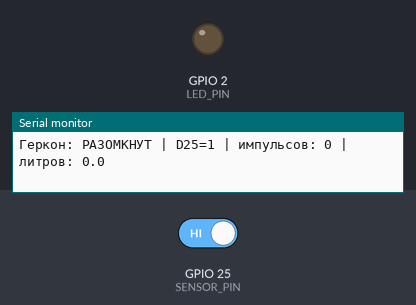
Simulated run of this sketch. Board: ESP32. Shown: output pins drawn as LEDs (lit = HIGH), the last lines printed to the serial monitor. The test bench sets the inputs (shaded band); at power-on: GPIO 25 (SENSOR_PIN) HIGH.

Above: at 1.2 s.
1.3 s: GPIO 25 (SENSOR_PIN) driven LOW
At 2.0 s:
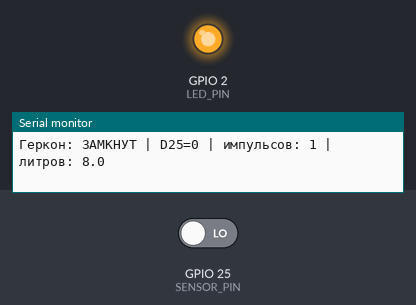
2.8 s: GPIO 25 (SENSOR_PIN) driven HIGH
At 3.2 s:
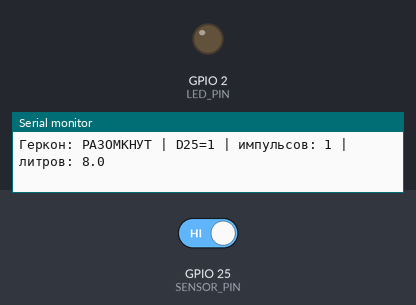
Timing chart, 0 to 5.8 s (numbered marks = the images above; inputs shaded):
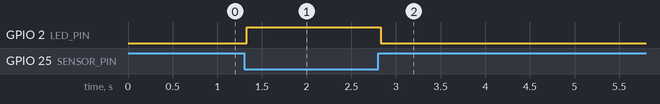

Measured:
- after the input at 1.3 s, GPIO 2 (LED_PIN): LOW → HIGH at once
- after the input at 2.8 s, GPIO 2 (LED_PIN): HIGH → LOW at once

The sketch:

water_meter_esp32_usb.ino
```cpp
#include <Arduino.h>

// Первый этап: только геркон, встроенный светодиод D2 и монитор порта USB.
constexpr int SENSOR_PIN = 25;  // На плате подписан D25.
constexpr int LED_PIN = 2;      // Встроенный индикатор D2, не индикатор PWR.
constexpr bool LED_ACTIVE_LOW = false;
constexpr unsigned long DEBOUNCE_MS = 30;
constexpr unsigned long STATUS_INTERVAL_MS = 2000;

bool candidateClosed = false;
bool stableClosed = false;
unsigned long changedAt = 0;
unsigned long lastStatusAt = 0;
uint32_t pulseCount = 0;

void updateLed() {
  const bool highLevel = LED_ACTIVE_LOW ? !stableClosed : stableClosed;
  digitalWrite(LED_PIN, highLevel ? HIGH : LOW);
}

void printStatus() {
  const double liters = (pulseCount / 2) * 10.0 + (pulseCount % 2) * 8.0;
  Serial.printf("Геркон: %s | D25=%d | импульсов: %lu | литров: %.1f\n",
                stableClosed ? "ЗАМКНУТ" : "РАЗОМКНУТ",
                stableClosed ? 0 : 1,
                static_cast<unsigned long>(pulseCount), liters);
  lastStatusAt = millis();
}

void setup() {
  pinMode(SENSOR_PIN, INPUT_PULLUP);
  pinMode(LED_PIN, OUTPUT);
  Serial.begin(115200);

  // Уже замкнутый при включении контакт включает LED, но не создаёт импульс.
  candidateClosed = stableClosed = digitalRead(SENSOR_PIN) == LOW;
  changedAt = millis();
  updateLed();
  Serial.println("=== Проверка геркона по USB: D25 + GND, LED D2 ===");
  Serial.println("Расчёт +8/+2 л. При перезапуске тестовые показания обнуляются.");
  printStatus();
}

void loop() {
  const unsigned long now = millis();
  const bool closed = digitalRead(SENSOR_PIN) == LOW;

  if (closed != candidateClosed) {
    candidateClosed = closed;
    changedAt = now;
  }
  if (candidateClosed != stableClosed &&
      static_cast<unsigned long>(now - changedAt) >= DEBOUNCE_MS) {
    stableClosed = candidateClosed;
    if (stableClosed) ++pulseCount;
    updateLed();
    printStatus();
  }

  // Сообщение появится даже если монитор открыли позже запуска платы.
  if (static_cast<unsigned long>(millis() - lastStatusAt) >= STATUS_INTERVAL_MS) {
    printStatus();
  }
  delay(1);
}
```
